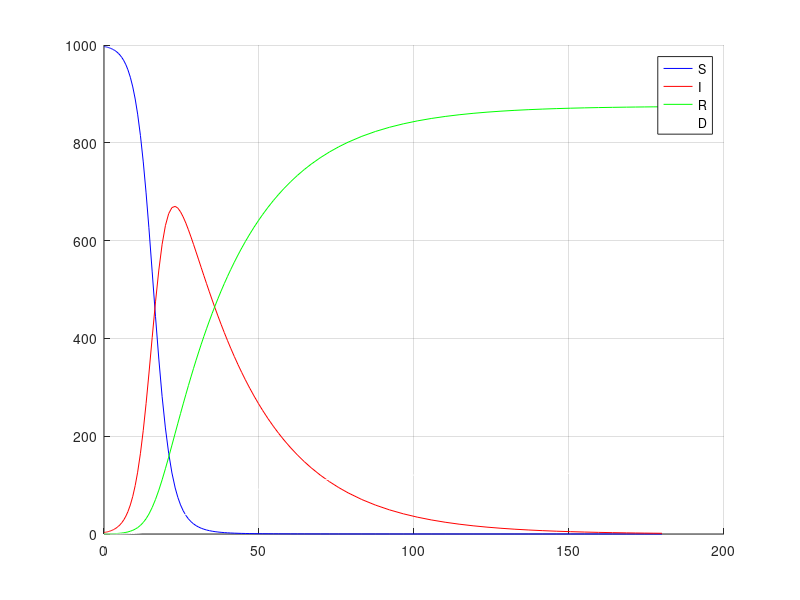

Write MATLAB code to recreate this figure.
clear all; clc; format long;

tspan = [0 180];
pop = 1000;
beta = 0.4;
alpha = 0.035;
gamma = 0.005;
% gamma = 0.05;

F = @(t, Y) [
    -(beta/pop) * Y(2) * Y(1); 
    (beta/pop) * Y(2) * Y(1) - alpha * Y(2) - gamma * Y(2); 
    alpha * Y(2); 
    gamma * Y(2)
];

Y0 = [997; 3; 0; 0];

[t, y] = ode45(F, tspan, Y0);

S = y(:,1); 
I = y(:,2);
R = y(:,3);
D = y(:,4);

figure; hold on; grid on;
plot(t, S, 'b')
plot(t, I, 'r')
plot(t, R, 'g')
plot(t, D, 'w')

legend('S', 'I', 'R', 'D')
hold off;
